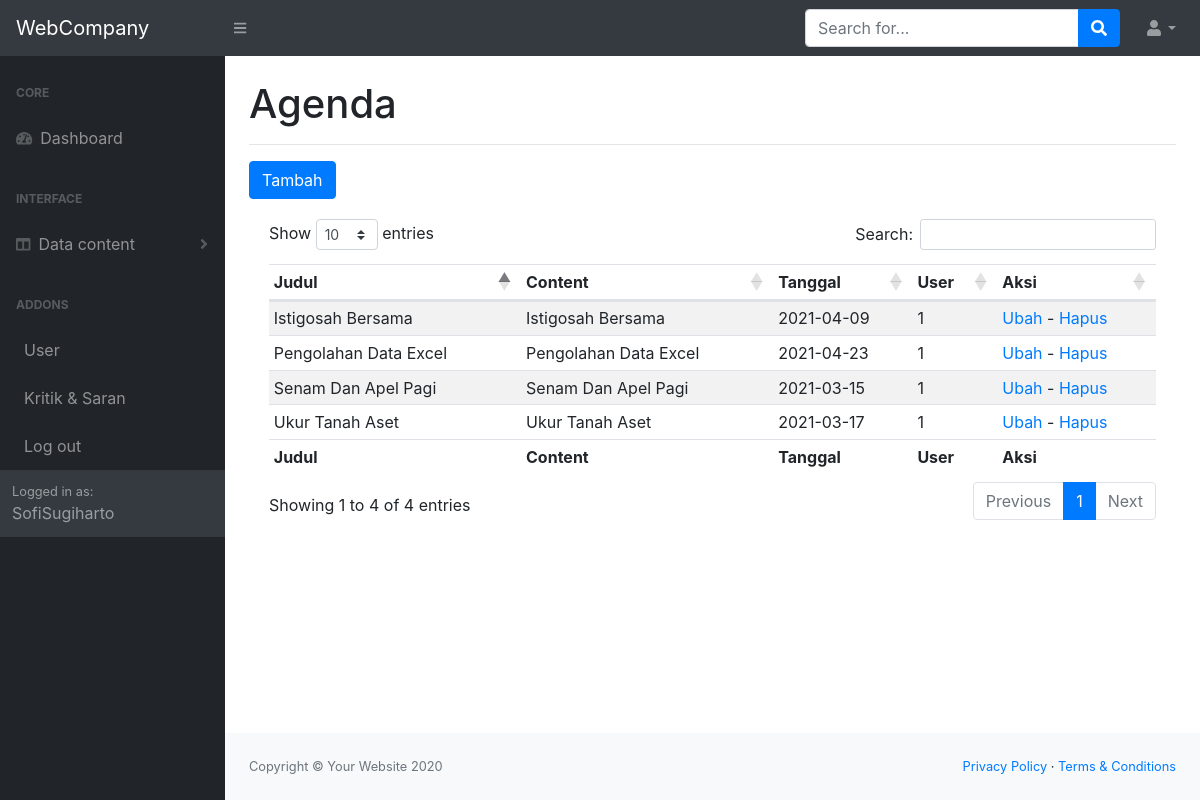
The page /admin/?hal=agenda (signed in) on the database its author committed.
### tables this page shows
CREATE TABLE `agenda` (
  `id_agenda` int(11) NOT NULL,
  `judul_agenda` text NOT NULL,
  `content_agenda` text NOT NULL,
  `tanggal` date NOT NULL,
  `id_user` int(11) NOT NULL
);

### admin/pages/agenda.php (the view)
<h1 class="mt-4">Agenda</h1>
<hr>
<a href=".?hal=tambahagenda" class="btn btn-primary">Tambah</a>
    <div class="card-body">
                        <div class="table-responsive">
                                    <table class="table table-sm table-striped" id="dataTable" width="100%" cellspacing="0">
                                        <thead>
                                            <tr>
                                                <th>Judul</th>
                                                <th>Content</th>
                                                <th>Tanggal</th>
                                                <th>User</th>
                                                <th>Aksi</th>
                                            </tr>
                                        </thead>
                                        <tfoot>
                                            <tr>
                                                <th>Judul</th>
                                                <th>Content</th>
                                                <th>Tanggal</th>
                                                <th>User</th>
                                                <th>Aksi</th>
                                            </tr>
                                        </tfoot>
                                        <tbody>
                                            <?php
                                                    $sql = "SELECT * FROM agenda";
                                                    $q = mysqli_query($k,$sql);
                                                    while($r = mysqli_fetch_assoc($q)){
                                            ?>
                                                <tr>
                                                    <td><?=$r['judul_agenda'] ?></td>
                                                    <td><?=$r['content_agenda'] ?></td>
                                                    <td><?=$r['tanggal'] ?></td>
                                                    <td><?=$r['id_user'] ?></td>
                                                    <td>
                                                       <a href=".?hal=ubahagenda&id=<?=$r['id_agenda']?>">Ubah</a>
                                                       -
                                                       <a  onclick="return confirm('Apakah Anda Yakin untuk Menghapus ?')" href=".?hal=hapusagenda&id=<?=$r['id_agenda']?>">Hapus</a>
                                                    </td>
                                                </tr>
                                            <?php }?>
                                        </tbody>
                                    </table>
                        </div>
    </div>

### rows shown on the page
agenda: judul_agenda "Senam Dan Apel Pagi", content_agenda "Senam Dan Apel Pagi", tanggal "2021-03-15", id_user "1"
agenda: judul_agenda "Ukur Tanah Aset", content_agenda "Ukur Tanah Aset", tanggal "2021-03-17", id_user "1"
agenda: judul_agenda "Istigosah Bersama", content_agenda "Istigosah Bersama", tanggal "2021-04-09", id_user "1"
agenda: judul_agenda "Pengolahan Data Excel", content_agenda "Pengolahan Data Excel", tanggal "2021-04-23", id_user "1"

### other values the page prints
$_SESSION['namauser'] "SofiSugiharto"
